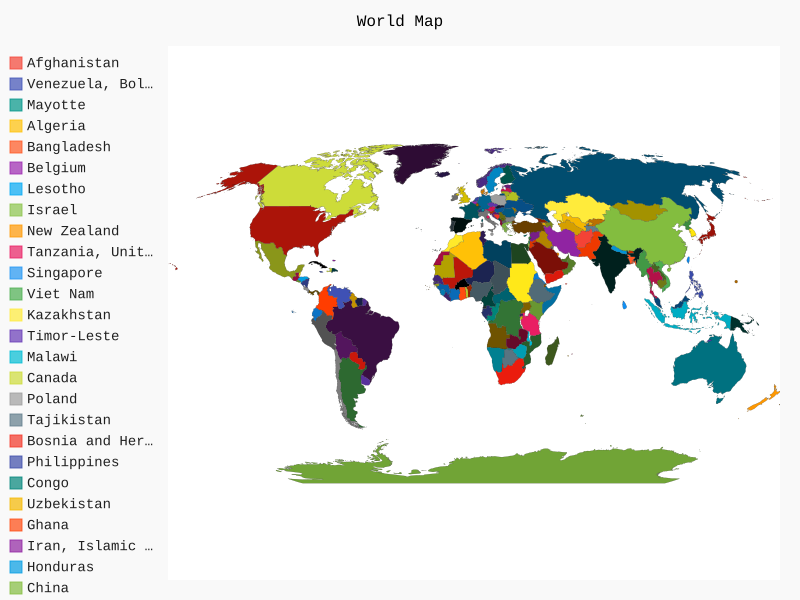

Generate this figure with Python:
"""绘制世界地图"""
from pygal.maps.world import COUNTRIES, World


def world_country_map():
    """绘制世界地图"""
    wm_c = World()
    # wm_c.force_url_protocol = 'http'
    wm_c.title = 'World Map'
    for code, name in COUNTRIES.items():
        wm_c.add(name, code)

    wm_c.add('Yemen', {'ye': 'Yemen'})
    wm_c.render_to_file('world_map.svg')

if __name__ == '__main__':
    world_country_map()
